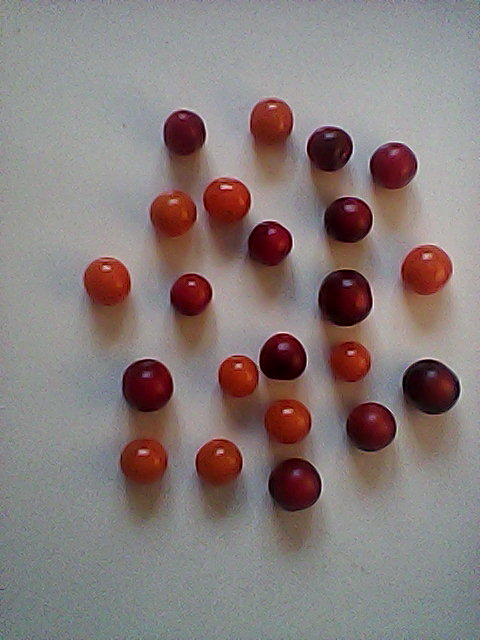
#> input picture image_segmentation/test images/Train_1.jpg, 480 x 640 px
$ python -i main.py   (imports and definitions only)
#> lines starting #> are read from the running program, lines starting #| are printed output that depends on the picture
#> further down, picture is the input picture: shape (640, 480, 3); mean B, G, R 123.8, 125.1, 136.3
import os
import cv2
import numpy as np
import tkinter as tk
from tkinter import filedialog, messagebox
from ultralytics import FastSAM
import matplotlib.pyplot as plt
import urllib.request
import threading


def preprocess_image(image, target_size=1024):
    # ШАГ 0: РЕСАЙЗ
#> called with target_size = 1024
    h, w = image.shape[:2]
#> h = 640; w = 480
    max_dim = max(h, w)
#> max_dim = 640

    if max_dim > target_size:
        scale = target_size / max_dim
        new_w, new_h = int(w * scale), int(h * scale)
        img = cv2.resize(image, (new_w, new_h), interpolation=cv2.INTER_LINEAR)
    else:
        img = image.copy()

    # ШАГ 1: РАЗМЫТИЕ
    blurred = cv2.GaussianBlur(img, (5, 5), 0)

    # ШАГ 2: ГАММА-КОРРЕКЦИЯ
    hsv = cv2.cvtColor(blurred, cv2.COLOR_BGR2HSV)
#> hsv: shape (640, 480, 3); mean H, S, V 76.9, 46.1, 139.8
    h, s, v = cv2.split(hsv)
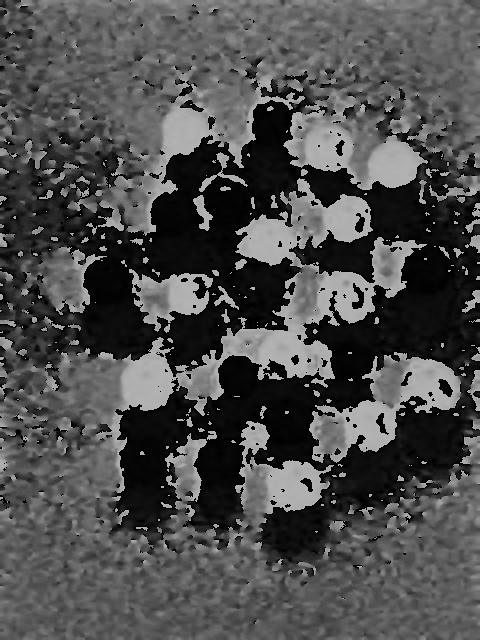
#> h: shape (640, 480); min 0, max 179, mean 76.9
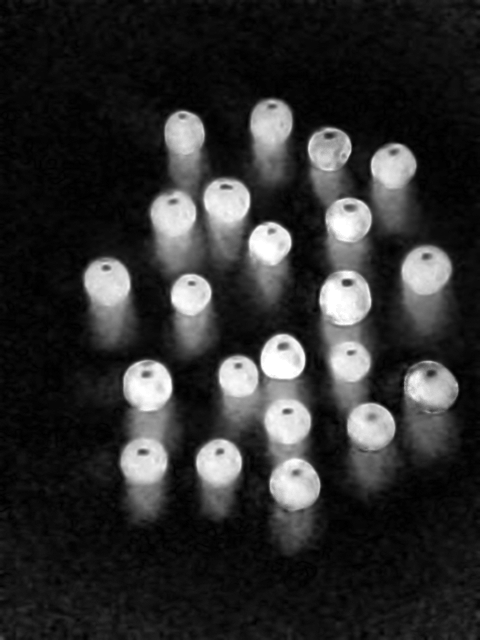
#> s: shape (640, 480); min 0, max 255, mean 46.1
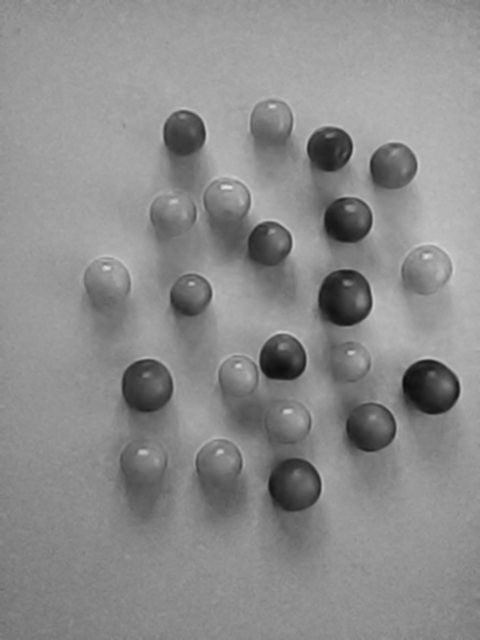
#> v: shape (640, 480); min 11, max 225, mean 139.8

    gamma = 0.6

    v_float = v.astype(np.float32) / 255.0
    v_corrected = np.power(v_float, gamma)
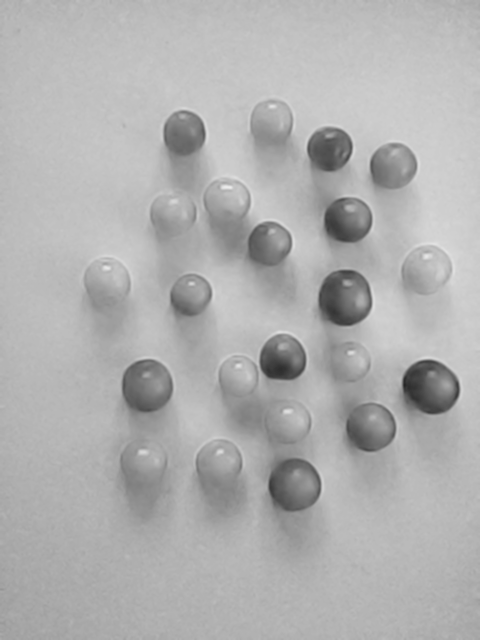
#> v_corrected: shape (640, 480) float32; min 0.152, max 0.928, mean 0.693
    v_enhanced = (v_corrected * 255).astype(np.uint8)

    hsv_lit = cv2.merge([h, s, v_enhanced])
#> hsv_lit: shape (640, 480, 3); mean H, S, V 76.9, 46.1, 176.1
    img_lit = cv2.cvtColor(hsv_lit, cv2.COLOR_HSV2BGR)
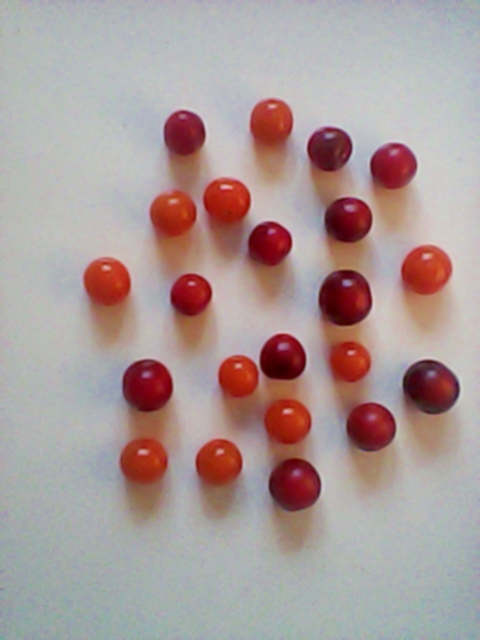
#> img_lit: shape (640, 480, 3); mean B, G, R 153.6, 155.2, 171.5

    # ШАГ 3: ПОВЫШЕНИЕ ЯРКОСТИ
    beta = 10

    final_image = cv2.convertScaleAbs(img_lit, beta=beta)

    return final_image

# [236 lines left out: functions segment_with_fastsam, classify_and_count, visualize_classified_masks, not called in this run]

class ImageProcessingApp:
    # [149 lines left out: functions __init__, create_widgets, check_model, select_file, start_processing, run_processing_logic, not called in this run]

# [4 lines not run here, left out]

>>> import cv2
>>> picture = cv2.imread('test images/Train_1.jpg')
>>> result = preprocess_image(picture)

$ run again, on image_segmentation/test images/Train_10.jpg
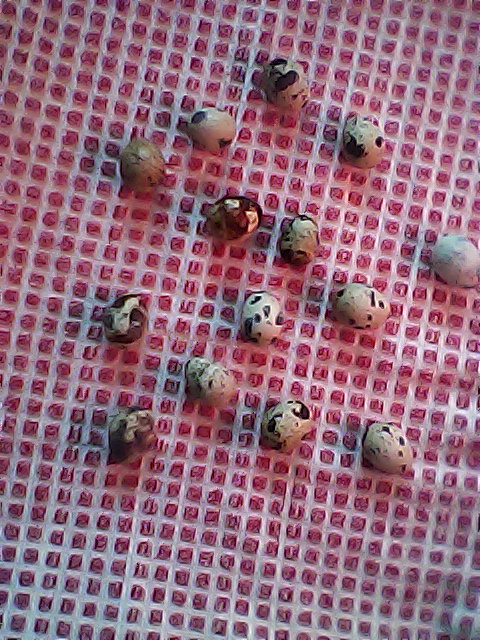
#> input picture image_segmentation/test images/Train_10.jpg, 480 x 640 px
#> picture is the input picture: shape (640, 480, 3); mean B, G, R 124.3, 105.8, 147.3
#> hsv: shape (640, 480, 3); mean H, S, V 150.5, 81.8, 149.9
#> in preprocess_image, `v_corrected = np.power(v_float, gamma)`:
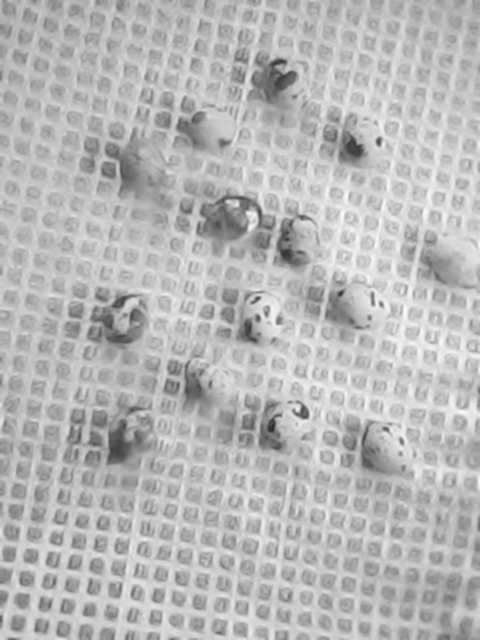
#> v_corrected: shape (640, 480) float32; min 0.168, max 0.983, mean 0.722
#> hsv_lit: shape (640, 480, 3); mean H, S, V 150.5, 81.8, 183.6
#> in preprocess_image, `img_lit = cv2.cvtColor(hsv_lit, cv2.COLOR_HSV2BGR)`:
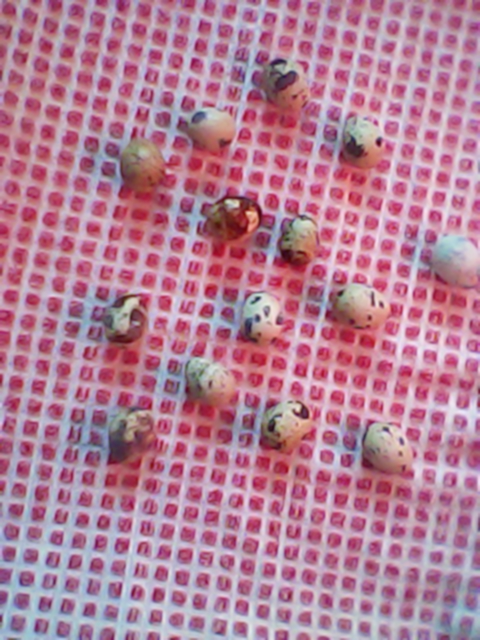
#> img_lit: shape (640, 480, 3); mean B, G, R 150.9, 127.7, 180.4

$ run again, on image_segmentation/test images/Train_11.jpg
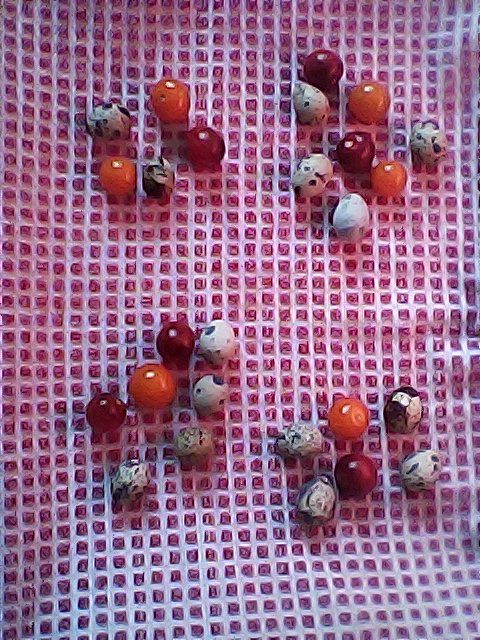
#> input picture image_segmentation/test images/Train_11.jpg, 480 x 640 px
#> picture is the input picture: shape (640, 480, 3); mean B, G, R 139.5, 106.3, 151.5
#> hsv: shape (640, 480, 3); mean H, S, V 147.9, 93.9, 158.6
#> in preprocess_image, `v_corrected = np.power(v_float, gamma)`:
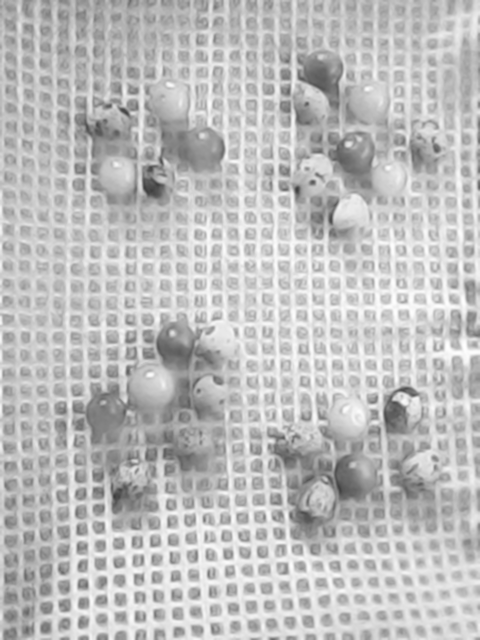
#> v_corrected: shape (640, 480) float32; min 0.236, max 1, mean 0.745
#> hsv_lit: shape (640, 480, 3); mean H, S, V 147.9, 93.9, 189.5
#> in preprocess_image, `img_lit = cv2.cvtColor(hsv_lit, cv2.COLOR_HSV2BGR)`:
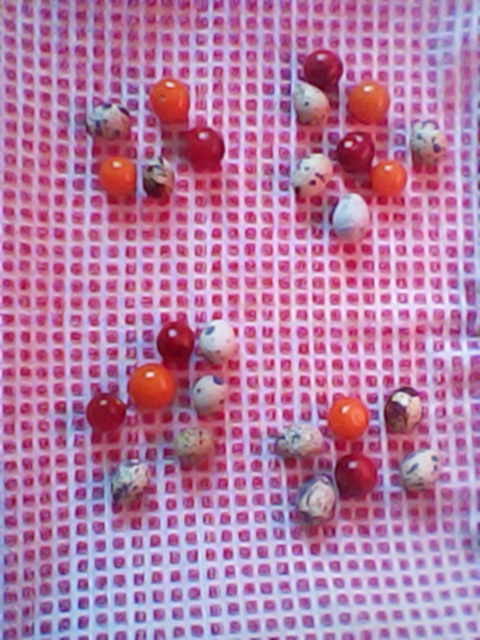
#> img_lit: shape (640, 480, 3); mean B, G, R 164.9, 124.1, 181.4

$ run again, on image_segmentation/test images/Train_12.jpg
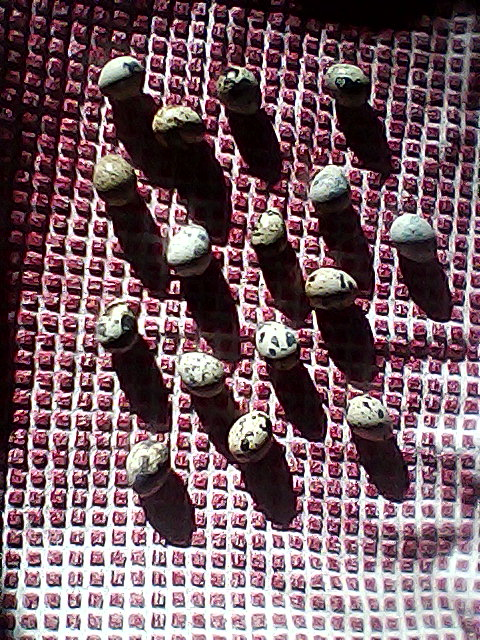
#> input picture image_segmentation/test images/Train_12.jpg, 480 x 640 px
#> picture is the input picture: shape (640, 480, 3); mean B, G, R 102, 93.8, 119.8
#> hsv: shape (640, 480, 3); mean H, S, V 134.3, 97.5, 121.1
#> in preprocess_image, `v_corrected = np.power(v_float, gamma)`:
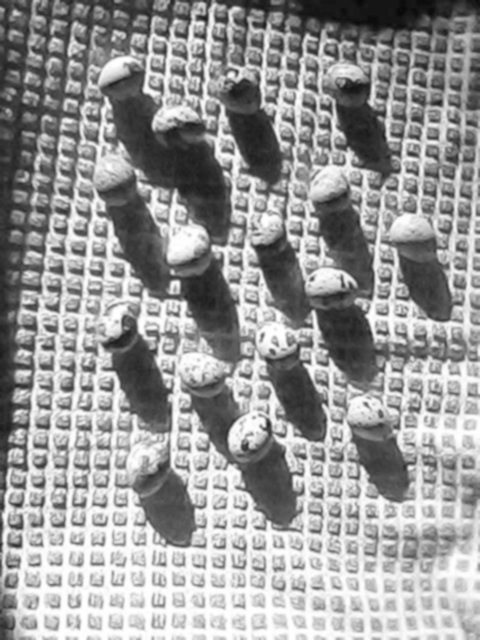
#> v_corrected: shape (640, 480) float32; min 0.036, max 1, mean 0.601
#> hsv_lit: shape (640, 480, 3); mean H, S, V 134.3, 97.5, 152.7
#> in preprocess_image, `img_lit = cv2.cvtColor(hsv_lit, cv2.COLOR_HSV2BGR)`:
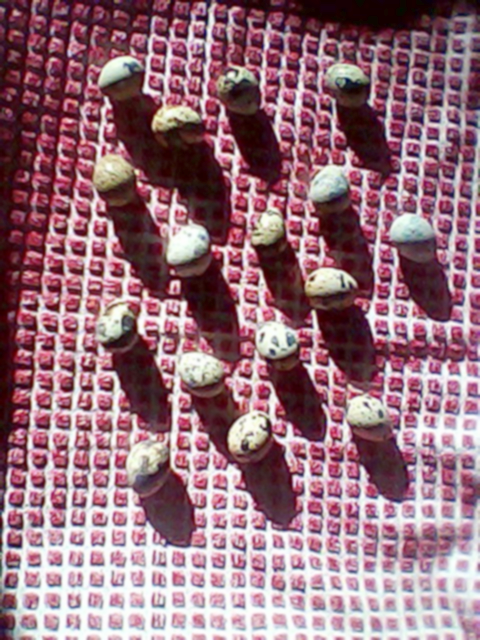
#> img_lit: shape (640, 480, 3); mean B, G, R 123.3, 111.1, 150.9
